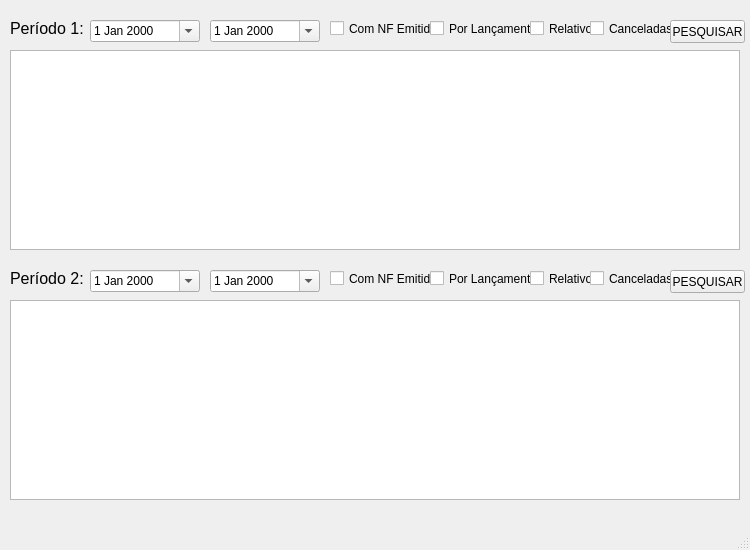
<?xml version="1.0" encoding="UTF-8"?>
<ui version="4.0">
 <class>MainWindow</class>
 <widget class="QMainWindow" name="MainWindow">
  <property name="geometry">
   <rect>
    <x>0</x>
    <y>0</y>
    <width>750</width>
    <height>550</height>
   </rect>
  </property>
  <property name="windowTitle">
   <string>Comparativo de Reservas</string>
  </property>
  <widget class="QWidget" name="centralwidget">
   <widget class="QDateEdit" name="dateEditInicio_1">
    <property name="geometry">
     <rect>
      <x>90</x>
      <y>20</y>
      <width>110</width>
      <height>22</height>
     </rect>
    </property>
    <property name="calendarPopup">
     <bool>true</bool>
    </property>
   </widget>
   <widget class="QDateEdit" name="dateEditFim_1">
    <property name="geometry">
     <rect>
      <x>210</x>
      <y>20</y>
      <width>110</width>
      <height>22</height>
     </rect>
    </property>
    <property name="calendarPopup">
     <bool>true</bool>
    </property>
   </widget>
   <widget class="QLabel" name="labelPeriodo_1">
    <property name="geometry">
     <rect>
      <x>10</x>
      <y>20</y>
      <width>81</width>
      <height>16</height>
     </rect>
    </property>
    <property name="font">
     <font>
      <pointsize>12</pointsize>
     </font>
    </property>
    <property name="text">
     <string>Período 1:</string>
    </property>
   </widget>
   <widget class="QPushButton" name="pushButtonPesquisar_1">
    <property name="geometry">
     <rect>
      <x>670</x>
      <y>20</y>
      <width>75</width>
      <height>23</height>
     </rect>
    </property>
    <property name="text">
     <string>PESQUISAR</string>
    </property>
   </widget>
   <widget class="QTableWidget" name="tableWidgetComparativo_1">
    <property name="geometry">
     <rect>
      <x>10</x>
      <y>50</y>
      <width>730</width>
      <height>200</height>
     </rect>
    </property>
   </widget>
   <widget class="QCheckBox" name="checkBoxLancamento_1">
    <property name="geometry">
     <rect>
      <x>430</x>
      <y>20</y>
      <width>101</width>
      <height>17</height>
     </rect>
    </property>
    <property name="text">
     <string>Por Lançamento</string>
    </property>
   </widget>
   <widget class="QDateEdit" name="dateEditFim_2">
    <property name="geometry">
     <rect>
      <x>210</x>
      <y>270</y>
      <width>110</width>
      <height>22</height>
     </rect>
    </property>
    <property name="calendarPopup">
     <bool>true</bool>
    </property>
   </widget>
   <widget class="QDateEdit" name="dateEditInicio_2">
    <property name="geometry">
     <rect>
      <x>90</x>
      <y>270</y>
      <width>110</width>
      <height>22</height>
     </rect>
    </property>
    <property name="calendarPopup">
     <bool>true</bool>
    </property>
   </widget>
   <widget class="QLabel" name="labelPeriodo_2">
    <property name="geometry">
     <rect>
      <x>10</x>
      <y>270</y>
      <width>81</width>
      <height>16</height>
     </rect>
    </property>
    <property name="font">
     <font>
      <pointsize>12</pointsize>
     </font>
    </property>
    <property name="text">
     <string>Período 2:</string>
    </property>
   </widget>
   <widget class="QTableWidget" name="tableWidgetComparativo_2">
    <property name="geometry">
     <rect>
      <x>10</x>
      <y>300</y>
      <width>730</width>
      <height>200</height>
     </rect>
    </property>
   </widget>
   <widget class="QCheckBox" name="checkBoxLancamento_2">
    <property name="geometry">
     <rect>
      <x>430</x>
      <y>270</y>
      <width>101</width>
      <height>17</height>
     </rect>
    </property>
    <property name="text">
     <string>Por Lançamento</string>
    </property>
   </widget>
   <widget class="QPushButton" name="pushButtonPesquisar_2">
    <property name="geometry">
     <rect>
      <x>670</x>
      <y>270</y>
      <width>75</width>
      <height>23</height>
     </rect>
    </property>
    <property name="text">
     <string>PESQUISAR</string>
    </property>
   </widget>
   <widget class="QCheckBox" name="checkBoxComNota_1">
    <property name="geometry">
     <rect>
      <x>330</x>
      <y>20</y>
      <width>101</width>
      <height>17</height>
     </rect>
    </property>
    <property name="text">
     <string>Com NF Emitida</string>
    </property>
   </widget>
   <widget class="QCheckBox" name="checkBoxComNota_2">
    <property name="geometry">
     <rect>
      <x>330</x>
      <y>270</y>
      <width>101</width>
      <height>17</height>
     </rect>
    </property>
    <property name="text">
     <string>Com NF Emitida</string>
    </property>
   </widget>
   <widget class="QCheckBox" name="checkBoxRelativo_1">
    <property name="geometry">
     <rect>
      <x>530</x>
      <y>20</y>
      <width>61</width>
      <height>17</height>
     </rect>
    </property>
    <property name="text">
     <string>Relativo</string>
    </property>
   </widget>
   <widget class="QCheckBox" name="checkBoxRelativo_2">
    <property name="geometry">
     <rect>
      <x>530</x>
      <y>270</y>
      <width>61</width>
      <height>17</height>
     </rect>
    </property>
    <property name="text">
     <string>Relativo</string>
    </property>
   </widget>
   <widget class="QCheckBox" name="checkBoxCanceladas_1">
    <property name="geometry">
     <rect>
      <x>590</x>
      <y>20</y>
      <width>81</width>
      <height>17</height>
     </rect>
    </property>
    <property name="text">
     <string>Canceladas</string>
    </property>
   </widget>
   <widget class="QCheckBox" name="checkBoxCanceladas_2">
    <property name="geometry">
     <rect>
      <x>590</x>
      <y>270</y>
      <width>81</width>
      <height>17</height>
     </rect>
    </property>
    <property name="text">
     <string>Canceladas</string>
    </property>
   </widget>
  </widget>
  <widget class="QMenuBar" name="menubar">
   <property name="geometry">
    <rect>
     <x>0</x>
     <y>0</y>
     <width>750</width>
     <height>21</height>
    </rect>
   </property>
  </widget>
  <widget class="QStatusBar" name="statusbar"/>
 </widget>
 <resources/>
 <connections/>
</ui>
